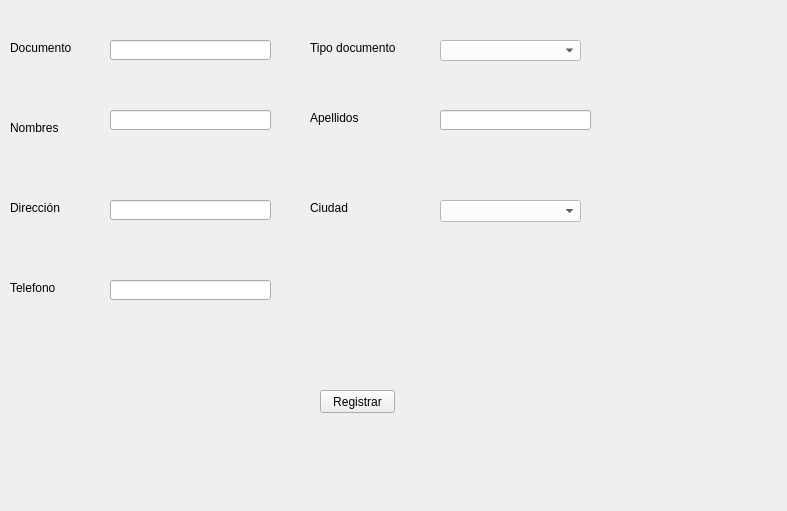
                   <widget class="QWidget" name="c_registro">
                    <property name="geometry">
                     <rect>
                      <x>0</x>
                      <y>0</y>
                      <width>787</width>
                      <height>511</height>
                     </rect>
                    </property>
                    <attribute name="label">
                     <string>Registrar nuevo cliente</string>
                    </attribute>
                    <widget class="QLabel" name="label_2">
                     <property name="geometry">
                      <rect>
                       <x>10</x>
                       <y>40</y>
                       <width>101</width>
                       <height>16</height>
                      </rect>
                     </property>
                     <property name="text">
                      <string>Documento</string>
                     </property>
                    </widget>
                    <widget class="QLabel" name="label_3">
                     <property name="geometry">
                      <rect>
                       <x>10</x>
                       <y>120</y>
                       <width>101</width>
                       <height>16</height>
                      </rect>
                     </property>
                     <property name="text">
                      <string>Nombres</string>
                     </property>
                    </widget>
                    <widget class="QLabel" name="label_4">
                     <property name="geometry">
                      <rect>
                       <x>10</x>
                       <y>200</y>
                       <width>101</width>
                       <height>16</height>
                      </rect>
                     </property>
                     <property name="text">
                      <string>Dirección</string>
                     </property>
                    </widget>
                    <widget class="QLabel" name="label_5">
                     <property name="geometry">
                      <rect>
                       <x>310</x>
                       <y>40</y>
                       <width>121</width>
                       <height>16</height>
                      </rect>
                     </property>
                     <property name="text">
                      <string>Tipo documento</string>
                     </property>
                    </widget>
                    <widget class="QLabel" name="label_6">
                     <property name="geometry">
                      <rect>
                       <x>310</x>
                       <y>110</y>
                       <width>101</width>
                       <height>16</height>
                      </rect>
                     </property>
                     <property name="text">
                      <string>Apellidos</string>
                     </property>
                    </widget>
                    <widget class="QLabel" name="label_7">
                     <property name="geometry">
                      <rect>
                       <x>310</x>
                       <y>200</y>
                       <width>101</width>
                       <height>16</height>
                      </rect>
                     </property>
                     <property name="text">
                      <string>Ciudad</string>
                     </property>
                    </widget>
                    <widget class="QLabel" name="label_8">
                     <property name="geometry">
                      <rect>
                       <x>10</x>
                       <y>280</y>
                       <width>101</width>
                       <height>16</height>
                      </rect>
                     </property>
                     <property name="text">
                      <string>Telefono</string>
                     </property>
                    </widget>
                    <widget class="QLineEdit" name="le_documento_C">
                     <property name="geometry">
                      <rect>
                       <x>110</x>
                       <y>40</y>
                       <width>161</width>
                       <height>20</height>
                      </rect>
                     </property>
                     <property name="styleSheet">
                      <string notr="true">
font:87 10pt &quot;Arial Black&quot;;
color:rgb(255,255,255);

</string>
                     </property>
                     <property name="text">
                      <string/>
                     </property>
                    </widget>
                    <widget class="QLineEdit" name="le_nombre_C">
                     <property name="geometry">
                      <rect>
                       <x>110</x>
                       <y>110</y>
                       <width>161</width>
                       <height>20</height>
                      </rect>
                     </property>
                     <property name="styleSheet">
                      <string notr="true">
font:87 10pt &quot;Arial Black&quot;;
color:rgb(255,255,255);

</string>
                     </property>
                     <property name="text">
                      <string/>
                     </property>
                    </widget>
                    <widget class="QLineEdit" name="le_apellido_C">
                     <property name="geometry">
                      <rect>
                       <x>440</x>
                       <y>110</y>
                       <width>151</width>
                       <height>20</height>
                      </rect>
                     </property>
                     <property name="styleSheet">
                      <string notr="true">
font:87 10pt &quot;Arial Black&quot;;
color:rgb(255,255,255);

</string>
                     </property>
                     <property name="text">
                      <string/>
                     </property>
                    </widget>
                    <widget class="QLineEdit" name="le_telefono_C">
                     <property name="geometry">
                      <rect>
                       <x>110</x>
                       <y>280</y>
                       <width>161</width>
                       <height>20</height>
                      </rect>
                     </property>
                     <property name="styleSheet">
                      <string notr="true">
font:87 10pt &quot;Arial Black&quot;;
color:rgb(255,255,255);

</string>
                     </property>
                     <property name="text">
                      <string/>
                     </property>
                    </widget>
                    <widget class="QLineEdit" name="le_direccion_C">
                     <property name="geometry">
                      <rect>
                       <x>110</x>
                       <y>200</y>
                       <width>161</width>
                       <height>20</height>
                      </rect>
                     </property>
                     <property name="styleSheet">
                      <string notr="true">
font:87 10pt &quot;Arial Black&quot;;
color:rgb(255,255,255);

</string>
                     </property>
                     <property name="text">
                      <string/>
                     </property>
                    </widget>
                    <widget class="QComboBox" name="cb_ciudad_C">
                     <property name="geometry">
                      <rect>
                       <x>440</x>
                       <y>200</y>
                       <width>141</width>
                       <height>22</height>
                      </rect>
                     </property>
                     <property name="styleSheet">
                      <string notr="true">background-color: rgb(255, 255, 255);</string>
                     </property>
                    </widget>
                    <widget class="QComboBox" name="cb_tipodoc_C">
                     <property name="geometry">
                      <rect>
                       <x>440</x>
                       <y>40</y>
                       <width>141</width>
                       <height>21</height>
                      </rect>
                     </property>
                     <property name="styleSheet">
                      <string notr="true">background-color: rgb(255, 255, 255);</string>
                     </property>
                    </widget>
                    <widget class="QPushButton" name="bt_registrar_C">
                     <property name="geometry">
                      <rect>
                       <x>320</x>
                       <y>390</y>
                       <width>75</width>
                       <height>23</height>
                      </rect>
                     </property>
                     <property name="text">
                      <string>Registrar</string>
                     </property>
                    </widget>
                   </widget>
